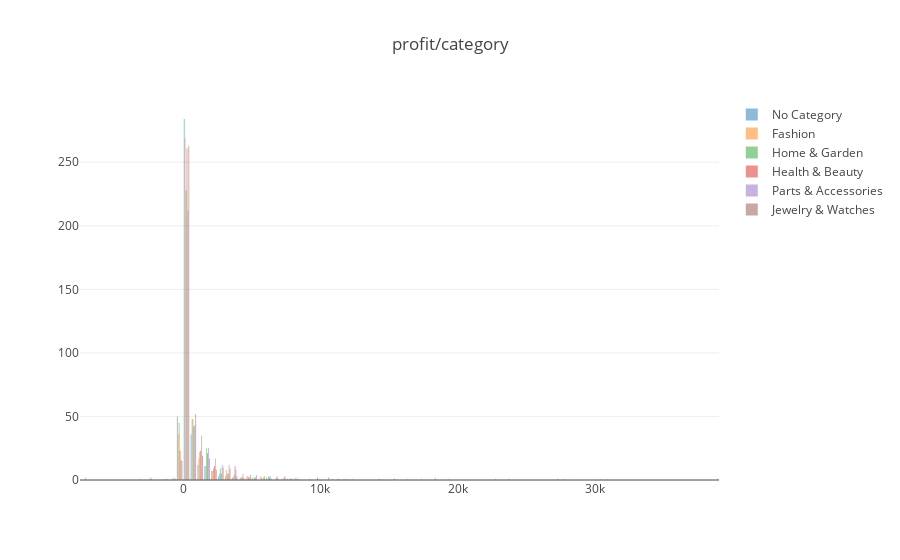

Notebook source saved alongside this figure:
### Code cell
py.plot(fig)

### Figure 1 — Plotly figure (JSON) as saved in the notebook; plotly's stock layout.template omitted (floating-point values rounded to 4 significant figures; data arrays with more than 128 entries replaced by an {"elided": "..."} marker saying what was removed)
{"data": [{"name": "No Category", "opacity": 0.5, "type": "histogram", "uid": "de1e4514-059c-4b1d-a6de-c85d53799d46", "x": {"elided": "418 int values"}}, {"name": "Fashion", "opacity": 0.5, "type": "histogram", "uid": "9da38b19-77ee-4d4f-8721-79559118a852", "x": {"elided": "418 int values"}}, {"name": "Home & Garden", "opacity": 0.5, "type": "histogram", "uid": "649ff2d7-4fd3-442b-a94f-4e2a8ce25a0a", "x": {"elided": "418 int values"}}, {"name": "Health & Beauty", "opacity": 0.5, "type": "histogram", "uid": "188921d1-6847-47ce-95c7-2b47db622309", "x": {"elided": "418 int values"}}, {"name": "Parts & Accessories", "opacity": 0.5, "type": "histogram", "uid": "dd9ea6f9-f4eb-4df4-a808-193f131a3c31", "x": {"elided": "418 int values"}}, {"name": "Jewelry & Watches", "opacity": 0.5, "type": "histogram", "uid": "64ea5900-465c-497d-bc0e-69364a472567", "x": {"elided": "418 int values"}}], "layout": {"title": {"text": "profit/category"}}}
